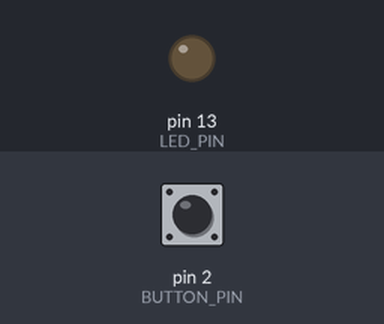
This sketch was run on a simulated Arduino Uno, built with avr-gcc and run on an emulated ATmega328P. On the bench: output pins drawn as LEDs (lit = HIGH). The inputs (shaded band) are chosen by the test bench; at power-on: pin 2 (BUTTON_PIN) HIGH.

Above: at 1.2 s.
1.3 s: pin 2 (BUTTON_PIN) pulled LOW for 0.15 s
At 2.2 s:
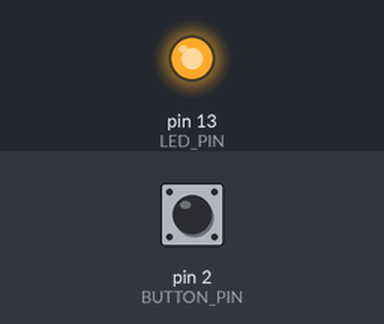
2.9 s: pin 2 (BUTTON_PIN) pulled LOW for 1 s
At 3.4 s:
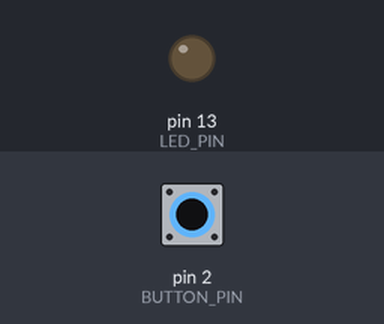
5.4 s: pin 2 (BUTTON_PIN) pulled LOW for 3.2 s
At 6.5 s:
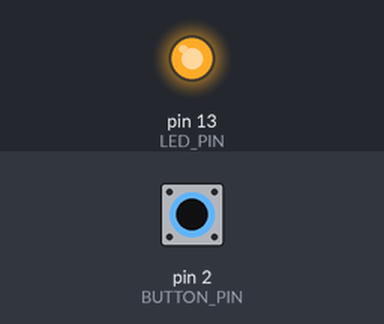
Timing chart, 0 to 8.4 s (numbered marks = the images above; inputs shaded):
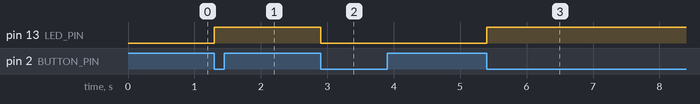

The sketch:

02_LED_Push_Button.ino
```cpp
const int BUTTON_PIN = 2;
const int LED_PIN = 13;

bool ledState = false;
int lastButtonState = HIGH;

void setup() {
  pinMode(BUTTON_PIN, INPUT_PULLUP);
  pinMode(LED_PIN, OUTPUT);

  digitalWrite(LED_PIN, LOW);
}

void loop() {
  int buttonState = digitalRead(BUTTON_PIN);

  // Toggle the LED once when the button is pressed.
  if (lastButtonState == HIGH && buttonState == LOW) {
    ledState = !ledState;
    digitalWrite(LED_PIN, ledState ? HIGH : LOW);

    delay(30);  // Debounce the button
  }

  lastButtonState = buttonState;
}
```

Measured:
- after the input at 1.3 s, pin 13 (LED_PIN): LOW → HIGH at once
- after the input at 2.9 s, pin 13 (LED_PIN): HIGH → LOW at once
- after the input at 5.4 s, pin 13 (LED_PIN): LOW → HIGH at once
